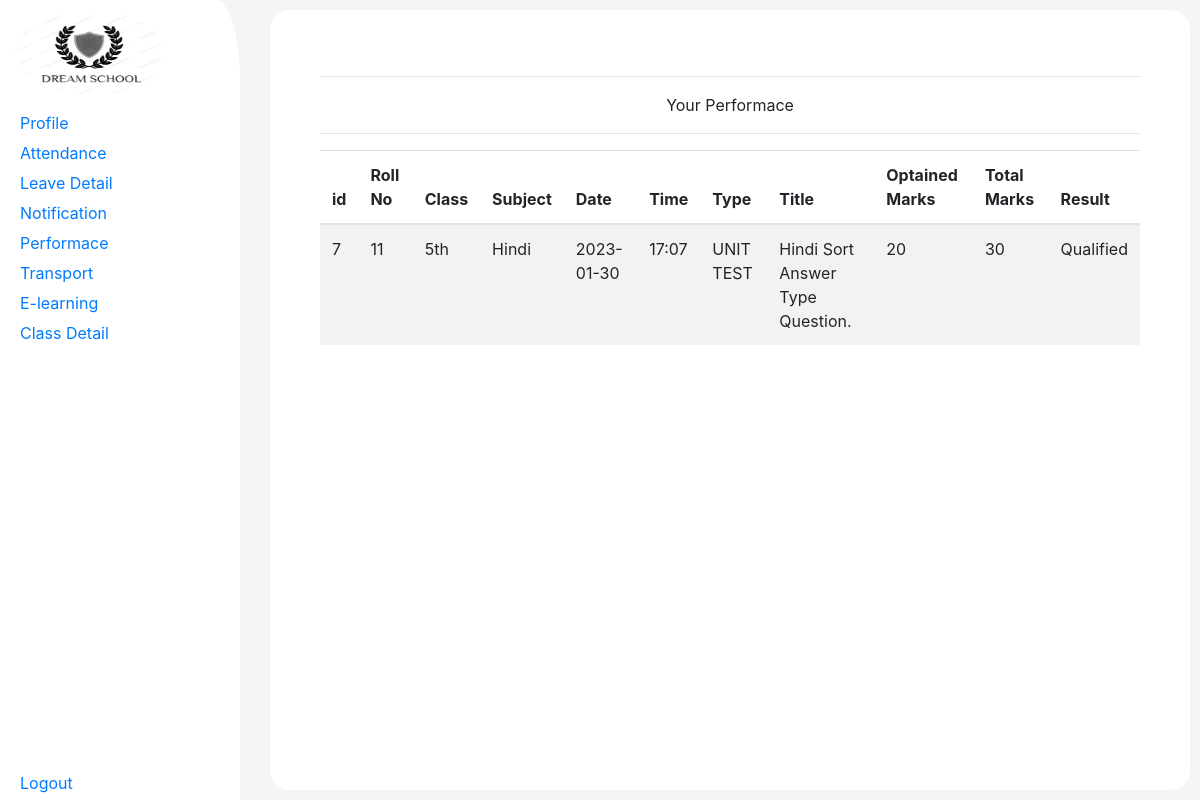
The page /panel/performance.php (signed in) on the database its author committed.
### tables this page shows
CREATE TABLE `test` (
  `id` int(11) NOT NULL,
  `subject_id` int(11) NOT NULL,
  `class_id` int(11) DEFAULT NULL,
  `student_id` int(11) DEFAULT NULL,
  `type` varchar(255) NOT NULL DEFAULT 'Test',
  `title` varchar(200) DEFAULT NULL,
  `obtained_marks` int(11) DEFAULT NULL,
  `total_marks` int(11) DEFAULT NULL,
  `result` varchar(155) DEFAULT NULL,
  `date` date DEFAULT NULL,
  `time` varchar(20) DEFAULT NULL,
  `insert_by` int(11) DEFAULT NULL,
  `update_by` int(11) DEFAULT NULL,
  `insert_at` timestamp NULL DEFAULT current_timestamp(),
  `update_at` timestamp NULL DEFAULT current_timestamp()
);

CREATE TABLE `classes` (
  `id` int(11) NOT NULL,
  `class_name` varchar(255) DEFAULT NULL,
  `incharge_id` int(11) DEFAULT NULL,
  `insert_by` int(11) DEFAULT NULL,
  `update_by` timestamp NULL DEFAULT current_timestamp(),
  `insert_at` timestamp NULL DEFAULT current_timestamp(),
  `update_at` int(11) DEFAULT NULL
);

CREATE TABLE `subject` (
  `id` int(11) NOT NULL,
  `subject_name` varchar(500) DEFAULT NULL,
  `subject_title` mediumtext DEFAULT NULL,
  `discription` longtext DEFAULT NULL,
  `class_id` int(11) DEFAULT NULL,
  `insert_by` int(11) DEFAULT NULL,
  `update_by` int(11) DEFAULT NULL,
  `insert_at` timestamp NULL DEFAULT current_timestamp(),
  `update_at` timestamp NULL DEFAULT current_timestamp()
);

### panel/performance.php (the view, shortened to what this page needs)
<?php include "header.php"; ?>
<?php
include "navbar.php";
?>
<div class="wrapper_leave">
    <div class="container_leave">
        <div class="box_leave">
            <div style="width: 100%;">
            <hr>
            <center>Your Performace</center>
            <hr>
            <table class="table table-striped d-tbl" style="width:100% background:#0000">
    <thead>
        <tr><th>id</th>
            <th> Roll No </th>
            <th> Class</th>
            <th>Subject </th>
            <th>Date</th>
            <th>Time</th>
            <th>Type</th>
            <th>Title</th>
            <th>Optained Marks</th>
            <th>Total Marks </th>
            <th>Result </th>
         </tr>
    </thead>
    <tbody>
        <?php
          $st_id=$_SESSION['student_id'];
           $sql = "SELECT * FROM test WHERE student_id=$st_id order by id desc";
          $sql = mysqli_query($conn, $sql);
        while($row = mysqli_fetch_assoc($sql)){
            $subj_row = $row['subject_id'];
            $subj_row = "SELECT * from subject where id=$subj_row";
            $subj_row = mysqli_query($conn, $subj_row);
            $subj_row = mysqli_fetch_assoc($subj_row);
                ?>
                <tr>
                    <td><?= $row['id']?></td>
                    <td><?= $row['subject_id']?></td>
                    <td><?= $class_name?></td>
                    <td><?= $subj_row['subject_name']?></td>
                    <td><?= $row['date']?></td>
                    <td><?= $row['time']?></td>
                    <td><?= $row['type']?></td>
                    <td><?= $row['title']?></td>
                    <td><?= $row['obtained_marks']?></td>
                    <td><?= $row['total_marks']?></td>
                    <td><?= $row['result']?></td>
                </tr>
                <?php
            }
        ?>
    </tbody>
 </table>
            </div>
        </div>
    </div>
</div>
<?php include "footer.php" ?>

### assets/css/panel.css (style rules this page uses)
* { margin: 0px; padding: 0px; text-decoration: none; box-sizing: border-box; outline: none; border: none; }
body { background: #dfe9f5; }
.wrapper_leave { margin: 0px; padding: 0px; display: flex; min-height: 100vh; background: #f5f5f5; }
.container_leave { width: 100%; height: auto; margin: 0 auto; display: grid; grid-template-columns: repeat(auto-fit, minmax(250px, 1fr)); padding: 10px; box-sizing: border-box; margin-left: 260px; }
.container_leave .box_leave { position: relative; background: #fff; overflow: hidden; border-radius: 20px; padding: 50px; }
* { margin: 0px; padding: 0px; }

### rows shown on the page
test: id "7", subject "11", class.class_name "5th", subject.subject_name "Hindi", date "2023-01-30", time "17:07", type "UNIT TEST", title "Hindi Sort Answer Type Question.", obtained_marks "20", total_marks "30", result "Qualified"
